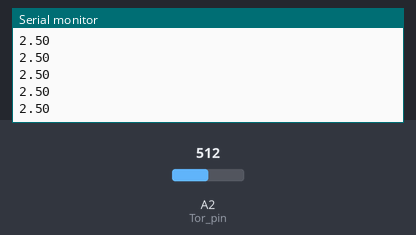
The sketch below on a simulated Arduino Uno, built with avr-gcc and run on an emulated ATmega328P. Parts: the last lines printed to the serial monitor. The inputs (shaded band) are chosen by the test bench; at power-on: A2 (Tor_pin) = 512.

Above: at 1.2 s.
1.3 s: A2 (Tor_pin) set to 716
At 2.3 s:
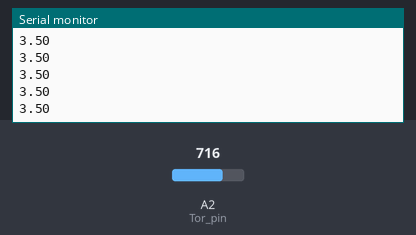
2.8 s: A2 (Tor_pin) set to 900
At 3.5 s:
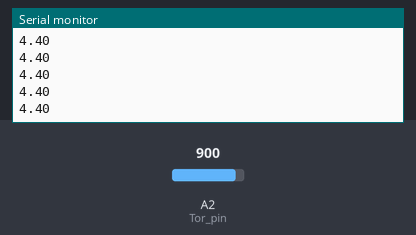
Timing chart, 0 to 5.8 s (numbered marks = the images above; inputs shaded):
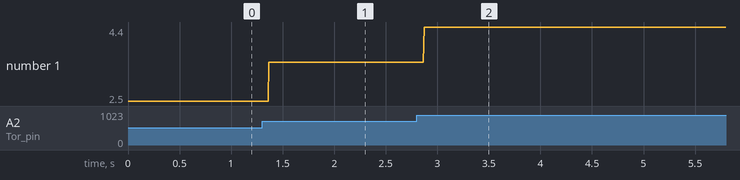

The sketch:

torquePRAC.ino
```cpp
// Torque Sensor Code

//pin loadout

#define Tor_pin A2

//

float tor;
float torV;


void setup()
{
  Serial.begin(9600);
  pinMode(Tor_pin, INPUT);

}

void loop()
{
 // Read analog input
 tor = analogRead(Tor_pin);
 torV = tor * (5.0/1023.0);

 Serial.println(torV);

 delay(1);

}
```

Measured:
- after the input at 1.3 s, the serial monitor: prints a new line after 0.07 s (image 1)
- after the input at 2.8 s, the serial monitor: prints a new line after 0.07 s (image 2)
- plotted number 1: 2.5 → 3.5 after the input at 1.3 s, 3.5 → 4.4 after the input at 2.8 s
